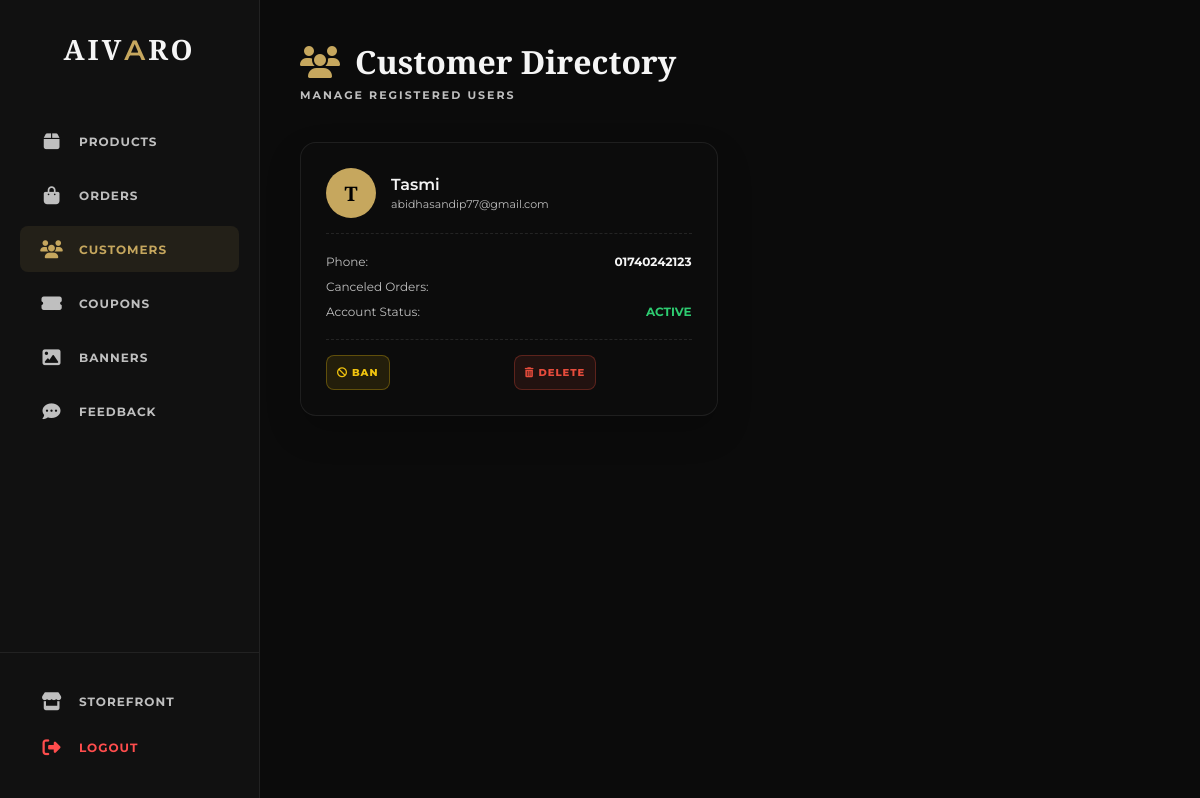
The app's page /admin/users (signed in) with its own data.
### app.py (models this page shows, shortened)
class User(UserMixin, db.Model):
    id = db.Column(db.Integer, primary_key=True)
    name = db.Column(db.String(100), nullable=False)
    email = db.Column(db.String(100), unique=True, nullable=False)
    phone = db.Column(db.String(20), nullable=True)
    password_hash = db.Column(db.String(200), nullable=False)
    address = db.Column(db.String(200))
    dob = db.Column(db.String(20), nullable=True)
    bday_code = db.Column(db.String(20), nullable=True)
    bday_discount = db.Column(db.Integer, nullable=True)
    bday_year = db.Column(db.Integer, nullable=True)
    is_admin = db.Column(db.Boolean, default=False)
    is_banned = db.Column(db.Boolean, default=False)

### app.py (the view)
@app.route('/admin/users')
@login_required
def admin_users():
    if not current_user.is_admin: return redirect(url_for('home'))
    return render_template('admin_users.html', users=User.query.filter_by(is_admin=False).order_by(User.id.desc()).all())

### app.py (called while the page is built, shortened)
@app.after_request
def add_header(response):
    response.headers['Cache-Control'] = 'no-store, no-cache, must-revalidate, post-check=0, pre-check=0, max-age=0'
    response.headers['Pragma'] = 'no-cache'
    response.headers['Expires'] = '-1'
    return response

@login_manager.user_loader
def load_user(user_id):
    return User.query.get(int(user_id))

@app.before_request
def check_banned_user():
    if request.endpoint and 'static' in request.endpoint: return
    if current_user.is_authenticated and getattr(current_user, 'is_banned', False):
        logout_user()
        flash('Your account has been banned.', 'error')
        return redirect(url_for('login'))

@app.context_processor
def inject_global_data():
    data = {'cart_count': 0, 'is_birthday': False, 'bday_code': '', 'bday_discount': 0}
    if current_user.is_authenticated:
        items = CartItem.query.filter_by(user_id=current_user.id).all()
        data['cart_count'] = sum(item.quantity for item in items if item.product is not None)
    else:
        valid_count = sum(item.get('quantity', 1) for item in session.get('cart', []) if Product.query.get(item.get('product_id')))
        data['cart_count'] = valid_count
    return data

@app.context_processor
def inject_active_coupon():
    try: return dict(coupon=Coupon.query.filter_by(active=True).order_by(Coupon.id.desc()).first())
    except Exception: return dict(coupon=None)

### templates/admin_users.html (shortened to what this page needs)
{% extends 'base.html' %}
{% block content %}
<div class="admin-layout">
    <aside class="admin-sidebar">
        <div class="sidebar-logo">AIV<span>A</span>RO</div>
        <nav class="sidebar-menu">
            <a href="/admin" class="sidebar-link {% if request.path == '/admin' %}active{% endif %}"><i class="fas fa-box"></i> Products</a>
            <a href="/admin/orders" class="sidebar-link {% if request.path == '/admin/orders' %}active{% endif %}"><i class="fas fa-shopping-bag"></i> Orders</a>
            <a href="/admin/users" class="sidebar-link {% if request.path == '/admin/users' %}active{% endif %}"><i class="fas fa-users"></i> Customers</a>
            <a href="/admin/campaigns" class="sidebar-link {% if request.path == '/admin/campaigns' %}active{% endif %}"><i class="fas fa-ticket-alt"></i> Coupons</a>
            <a href="/admin/banners" class="sidebar-link {% if request.path == '/admin/banners' %}active{% endif %}"><i class="fas fa-image"></i> Banners</a>
            <a href="/admin/feedback" class="sidebar-link {% if request.path == '/admin/feedback' %}active{% endif %}"><i class="fas fa-comment-dots"></i> Feedback</a>
        </nav>
        <div class="sidebar-bottom">
            <a href="/" class="sidebar-link" style="color: var(--muted-color);"><i class="fas fa-store"></i> Storefront</a>
            <a href="/logout" class="sidebar-link" style="color: #ff4d4d;"><i class="fas fa-sign-out-alt"></i> Logout</a>
        </div>
    </aside>
    <main class="admin-main">
        <h2 class="page-title"><i class="fas fa-users" style="color: var(--accent-color);"></i> Customer Directory</h2>
        <div class="page-sub">Manage Registered Users</div>
        <div class="users-grid">
            {% for u in users %}
            <div class="user-card">
                <div class="u-header">
                    <div class="u-avatar">{{ u.name[0] | upper }}</div>
                    <div>
                        <div class="u-name">{{ u.name }}</div>
                        <div class="u-email">{{ u.email }}</div>
                    </div>
                </div>
                <div class="u-stat"><span>Phone:</span> <strong>{{ u.phone or 'N/A' }}</strong></div>
                <div class="u-stat"><span>Canceled Orders:</span> <strong style="color:#e74c3c;">{{ u.canceled_count }}</strong></div>
                <div class="u-stat"><span>Account Status:</span>
                    <strong style="color: {% if u.is_banned %}#e74c3c{% else %}#2ecc71{% endif %};">
                        {% if u.is_banned %}BANNED{% else %}ACTIVE{% endif %}
                    </strong>
                </div>
                <div class="u-actions">
                    <form action="/admin/toggle-ban/{{ u.id }}" method="POST" style="flex: 1; margin:0;">
                        <button type="submit" class="btn-act btn-ban">
                            <i class="fas {% if u.is_banned %}fa-unlock{% else %}fa-ban{% endif %}"></i> {% if u.is_banned %}Unban{% else %}Ban{% endif %}
                        </button>
                    </form>
                    <form action="/admin/delete-user/{{ u.id }}" method="POST" onsubmit="return confirm('Permanently delete this user?');" style="flex: 1; margin:0;">
                        <button type="submit" class="btn-act btn-del"><i class="fas fa-trash-alt"></i> Delete</button>
                    </form>
                </div>
            </div>
            {% endfor %}
        </div>
    </main>
</div>
{% endblock %}

### templates/base.html (style rules this page uses)
:root { --bg-color: #0B0B0B; --panel-color: #111111; --text-color: #F5F5F5; --muted-color: #BFBFBF; --accent-color: #C6A75E; --border-color: #222222; --footer-bg: #050505; --glass-bg: rgba(15, 15, 15, 0.5); --glass-border: rgba(255, 255, 255, 0.08); --glass-shadow: 0 8px 32px 0 rgba(0, 0, 0, 0.3); --font-head: 'Playfair Display', serif; --font-body: 'Montserrat', sans-serif; }
body, .floating-header, .desktop-nav, .icon-link, footer, .dropdown-content, #mobileDrawer, .search-wrapper, .mobile-search-container, input, select { transition: background-color 0.4s ease, color 0.4s ease, border-color 0.4s ease, box-shadow 0.4s ease !important; }
* { margin: 0; padding: 0; box-sizing: border-box; font-family: var(--font-body); -webkit-tap-highlight-color: transparent; }
body { background-color: var(--bg-color); color: var(--text-color); overflow-x: hidden; width: 100%; padding-bottom: 80px; }
a { text-decoration: none; color: inherit; transition: 0.3s; }
main { animation: pageEntrance 0.6s cubic-bezier(0.2, 1, 0.3, 1) forwards; opacity: 0; transform: translateY(15px); }

### templates/admin_users.html (style rules this page uses)
.admin-layout { display: flex; min-height: 100vh; background: var(--bg-color); }
.admin-sidebar { width: 260px; background: var(--panel-color); border-right: 1px solid var(--border-color); position: fixed; height: 100vh; display: flex; flex-direction: column; padding: 30px 0; z-index: 100; }
.admin-main { flex: 1; margin-left: 260px; padding: 40px; max-width: 1200px; }
.sidebar-logo { font-family: var(--font-head); font-size: 28px; color: var(--text-color); text-align: center; margin-bottom: 50px; letter-spacing: 3px; font-weight: 600; }
.sidebar-logo span { color: var(--accent-color); }
.sidebar-menu { display: flex; flex-direction: column; gap: 8px; padding: 0 20px; flex: 1; }
.sidebar-link { display: flex; align-items: center; gap: 15px; padding: 14px 20px; color: var(--muted-color); text-decoration: none; font-size: 12px; font-weight: 700; text-transform: uppercase; letter-spacing: 1px; border-radius: 8px; transition: 0.3s; }
.sidebar-link:hover, .sidebar-link.active { background: rgba(198,167,94,0.1); color: var(--accent-color); }
.sidebar-link i { font-size: 18px; width: 24px; text-align: center; }
.sidebar-bottom { padding: 0 20px; margin-top: auto; border-top: 1px solid var(--border-color); padding-top: 25px; }
.page-title { font-family: var(--font-head); font-size: 32px; color: var(--text-color); margin-bottom: 5px; display: flex; align-items: center; gap: 15px; }
.page-sub { font-size: 11px; color: var(--muted-color); text-transform: uppercase; letter-spacing: 2px; margin-bottom: 40px; font-weight: 700; }
.users-grid { display: grid; grid-template-columns: repeat(auto-fill, minmax(320px, 1fr)); gap: 25px; }
.user-card { background: rgba(15, 15, 15, 0.45); backdrop-filter: blur(16px); border: 1px solid rgba(255, 255, 255, 0.08); border-radius: 16px; padding: 25px; box-shadow: 0 15px 35px rgba(0,0,0,0.2); transition: 0.3s; }
.u-header { display: flex; align-items: center; gap: 15px; margin-bottom: 20px; border-bottom: 1px dashed rgba(255,255,255,0.1); padding-bottom: 15px; }
.u-avatar { width: 50px; height: 50px; border-radius: 50%; background: var(--accent-color); color: #000; display: flex; justify-content: center; align-items: center; font-size: 20px; font-family: var(--font-head); font-weight: 600; }
.u-name { font-size: 16px; font-weight: 600; color: var(--text-color); margin-bottom: 3px; }
.u-email { font-size: 11px; color: var(--muted-color); }
.u-stat { display: flex; justify-content: space-between; font-size: 12px; margin-bottom: 10px; color: var(--muted-color); }
.u-stat strong { color: var(--text-color); }
.u-actions { display: flex; gap: 10px; margin-top: 20px; padding-top: 15px; border-top: 1px dashed rgba(255,255,255,0.1); }
.btn-act { flex: 1; padding: 10px; border-radius: 8px; font-size: 10px; font-weight: 800; text-transform: uppercase; letter-spacing: 1px; cursor: pointer; transition: 0.3s; border: none; }
.btn-ban { background: rgba(241, 196, 15, 0.1); color: #f1c40f; border: 1px solid rgba(241, 196, 15, 0.3); }
.btn-del { background: rgba(231, 76, 60, 0.1); color: #e74c3c; border: 1px solid rgba(231, 76, 60, 0.3); }

### records on screen
User: name "T", name "Tasmi", email "abidhasandip77@gmail.com", phone "01740242123", is_banned "ACTIVE"
